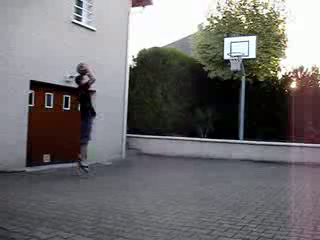
#> input picture frame 10 of UCF-101/Basketball/v_Basketball_g23_c05.avi, 320 x 240 px
$ jupyter execute preProData.ipynb
#> lines starting #> are read from the running program, lines starting #| are printed output that depends on the picture
[cell 1]
import numpy as np
import pandas as pd
from pathlib import Path
import pathlib
import cv2

[cell 2]
def applyGaussianBlur(input_video, output_video, kernel_size=(30,30)):
#> called with kernel_size = (15, 15)
    cap = cv2.VideoCapture(input_video)

    frame_width = int(cap.get(cv2.CAP_PROP_FRAME_WIDTH))
    frame_height = int(cap.get(cv2.CAP_PROP_FRAME_HEIGHT))
    fps = int(cap.get(cv2.CAP_PROP_FPS))

    fourcc = cv2.VideoWriter_fourcc(*'mp4v')
    out = cv2.VideoWriter(output_video, fourcc, fps, (frame_width, frame_height))

    while cap.isOpened():
        ret, frame = cap.read()
#> frame is the input picture: shape (240, 320, 3); mean B, G, R 111.3, 110.3, 112.1
        if not ret:
            break

        blurred_frame = cv2.GaussianBlur(frame, kernel_size, 0)
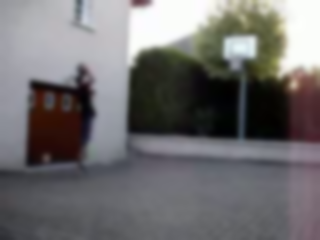
#> blurred_frame: shape (240, 320, 3); mean B, G, R 111.3, 110.3, 112.1

        out.write(blurred_frame)

    cap.release()
    out.release()
    cv2.destroyAllWindows()

dataDir = pathlib.Path('UCF-101-Blurred')
dataDir.mkdir(exist_ok=True)

for dir in sorted(pathlib.Path('UCF-101/').glob('*')):
    dirName = dir.name + '-Blurred'
    newDirPath = dataDir / dirName
    newDirPath.mkdir(parents=True, exist_ok=True)
    i = 1

    for vid in dir.iterdir():
        if vid.is_file() and vid.suffix == '.avi':
            vidFile = f'{dir.name.lower()}-vid{i}.mp4'
            vidPath = newDirPath / vidFile

            applyGaussianBlur(str(vid), str(vidPath), kernel_size=(15,15))

            i += 1
            print(f"Applied Gaussian blur to {vid} and saved as {vidPath}")


$ run again, starting later in the video
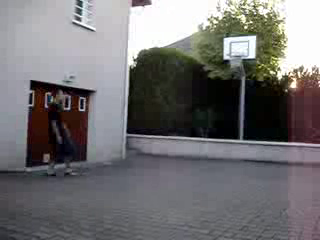
#> input picture frame 46 of UCF-101/Basketball/v_Basketball_g23_c05.avi, 320 x 240 px
#> in applyGaussianBlur, frame is the input picture: shape (240, 320, 3); mean B, G, R 113.8, 112.7, 114.3
#> in applyGaussianBlur, `blurred_frame = cv2.GaussianBlur(frame, kernel_size, 0)`:
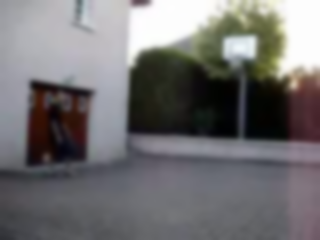
#> blurred_frame: shape (240, 320, 3); mean B, G, R 113.8, 112.7, 114.3

$ run again, starting later in the video
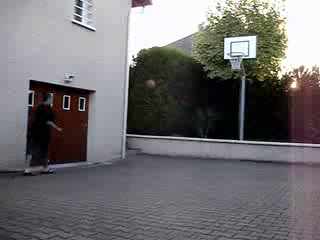
#> input picture frame 83 of UCF-101/Basketball/v_Basketball_g23_c05.avi, 320 x 240 px
#> in applyGaussianBlur, frame is the input picture: shape (240, 320, 3); mean B, G, R 112.3, 110.9, 112.5
#> in applyGaussianBlur, `blurred_frame = cv2.GaussianBlur(frame, kernel_size, 0)`:
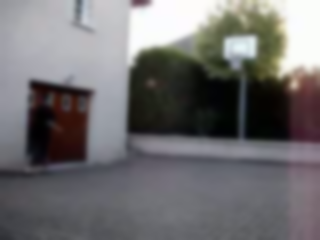
#> blurred_frame: shape (240, 320, 3); mean B, G, R 112.3, 110.9, 112.5
